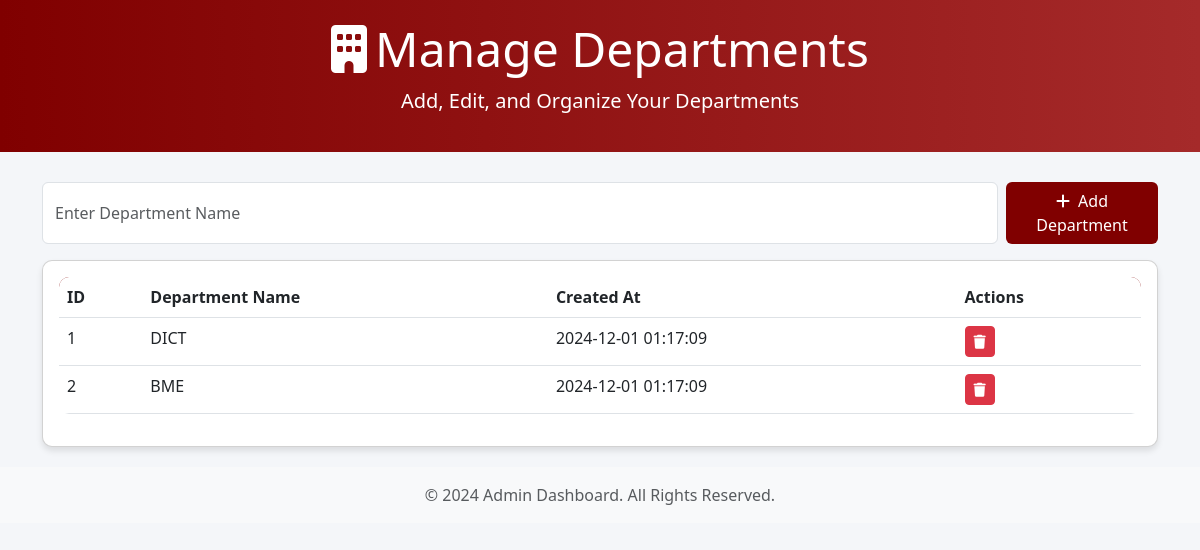
The page /admin_manage_departments.php on the database its author committed.
### tables this page shows
CREATE TABLE `departments` (
  `department_id` int(11) NOT NULL,
  `department_name` varchar(255) NOT NULL,
  `created_at` timestamp NOT NULL DEFAULT current_timestamp()
);

### admin_manage_departments.php (the view, shortened to what this page needs)
<?php
include 'config.php';
?>
<!DOCTYPE html>
<html lang="en">
<head>
    <link href="https://cdn.jsdelivr.net/npm/bootstrap@5.3.0-alpha1/dist/css/bootstrap.min.css" rel="stylesheet">
    <link href="https://cdnjs.cloudflare.com/ajax/libs/font-awesome/6.0.0-beta3/css/all.min.css" rel="stylesheet">
</head>
<body>
    <div class="admin-header">
        <h1 class="display-5"><i class="fas fa-building me-2"></i>Manage Departments</h1>
        <p class="lead">Add, Edit, and Organize Your Departments</p>
    </div>
    <div class="container">
        <div class="mb-3 text-start">
            <form method="POST" class="d-flex">
                <input type="text" id="department_name" name="department_name" class="form-control me-2" placeholder="Enter Department Name" required>
                <button type="submit" name="add_department" class="btn btn-maroon">
                    <i class="fas fa-plus me-2"></i>Add Department
                </button>
            </form>
        </div>
        <div class="card">
            <div class="card-body">
                <div class="table-responsive">
                    <table class="table table-hover">
                        <thead>
                            <tr>
                                <th>ID</th>
                                <th>Department Name</th>
                                <th>Created At</th>
                                <th>Actions</th>
                            </tr>
                        </thead>
                        <tbody>
                            <?php
                            $sql = "SELECT * FROM departments ORDER BY created_at DESC";
                            $result = $conn->query($sql);
                            if ($result->num_rows > 0):
                                while ($row = $result->fetch_assoc()): ?>
                                    <tr>
                                        <td><?php echo $row['department_id']; ?></td>
                                        <td><?php echo htmlspecialchars($row['department_name']); ?></td>
                                        <td><?php echo htmlspecialchars($row['created_at']); ?></td>
                                        <td>
                                            <a href="admin_delete_departments.php?id=<?php echo $row['department_id']; ?>" class="btn btn-danger btn-sm" onclick="return confirm('Are you sure you want to delete this department?');">
                                                <i class="fas fa-trash"></i>
                                            </a>
                                        </td>
                                    </tr>
                                <?php endwhile; ?>
                            <?php endif; ?>
                        </tbody>
                    </table>
                </div>
            </div>
        </div>
    </div>
    <footer class="text-center py-3 bg-light text-muted">
        &copy; <?php echo date('Y'); ?> Admin Dashboard. All Rights Reserved.
    </footer>
</body>
</html>

### admin_manage_departments.php (style rules this page uses)
:root { --maroon: #800000; --maroon-light: #a52a2a; --maroon-dark: #5c0000; }
body { background-color: #f4f6f9; font-family: 'Segoe UI', Tahoma, Geneva, Verdana, sans-serif; }
.admin-header { background: linear-gradient(to right, var(--maroon), var(--maroon-light)); color: white; padding: 20px 0; margin-bottom: 30px; text-align: center; }
.card { border-radius: 10px; box-shadow: 0 4px 6px rgba(0,0,0,0.1); margin-bottom: 20px; }
.btn-maroon { background-color: var(--maroon); color: white; transition: all 0.3s ease; }
.table { background-color: white; border-radius: 10px; overflow: hidden; }
.table thead { background-color: var(--maroon); color: white; }

### rows shown on the page
departments: department_id "1", department_name "DICT", created_at "2024-12-01 01:17:09"
departments: department_id "2", department_name "BME", created_at "2024-12-01 01:17:09"
